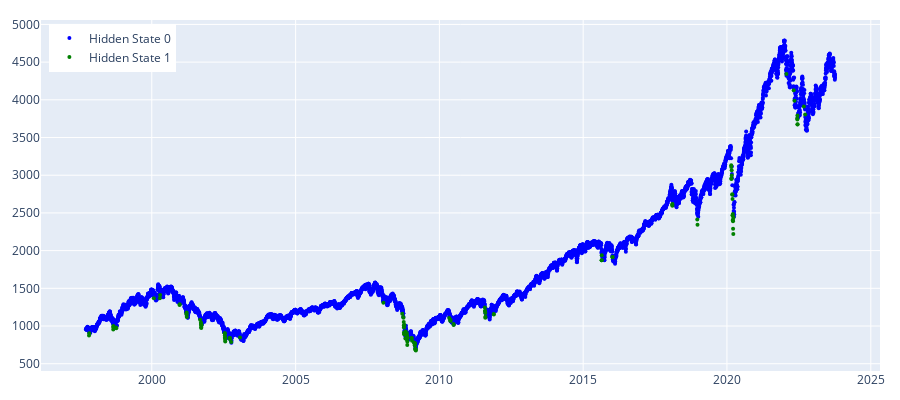

Notebook code for this chart:
### Code cell
params = {'n_clusters': 2, 'linkage': 'complete', 'metric': 'manhattan', 'random_state':100}
clustering = regime_detection.get_regimes_clustering(params)
clustering_states = clustering.fit_predict(prices_array)
 
plot_hidden_states(np.array(clustering_states), prices[[f'{trading_instrument}']])

### Figure 1 — Plotly figure (JSON) as saved in the notebook; plotly's stock layout.template omitted (floating-point values rounded to 4 significant figures; data arrays with more than 128 entries replaced by an {"elided": "..."} marker saying what was removed)
{"data": [{"marker": {"color": "blue", "size": 4}, "mode": "markers", "name": "Hidden State 0", "type": "scatter", "x": {"elided": "6464 str values"}, "y": {"elided": "6464 float values"}}, {"marker": {"color": "green", "size": 4}, "mode": "markers", "name": "Hidden State 1", "type": "scatter", "x": {"elided": "129 str values"}, "y": {"elided": "129 float values"}}], "layout": {"height": 400, "legend": {"x": 0.01, "xanchor": "left", "y": 0.99, "yanchor": "top"}, "margin": {"b": 20, "l": 20, "r": 20, "t": 20}, "width": 900}}
